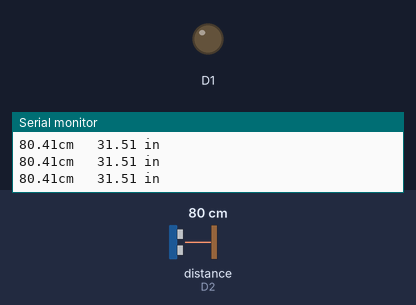
Bench run of a sketch on a simulated ESP8266 (NodeMCU). On the bench: output pins drawn as LEDs (lit = HIGH), the last lines printed to the serial monitor. Wiring (inferred from the names in the program): ultrasonic range finder: trigger D3; echo D2. The test bench sets the inputs (shaded band); at power-on: distance to the obstacle (sensor on D2) 80 cm. The echo pulse lasts 58.3 µs per cm; pins used as bus, display or sensor lines are not drawn.

Above: at 1.2 s.
1.3 s: distance to the obstacle (sensor on D2) set to 11 cm
2.8 s: distance to the obstacle (sensor on D2) set to 8 cm
At 4.0 s:
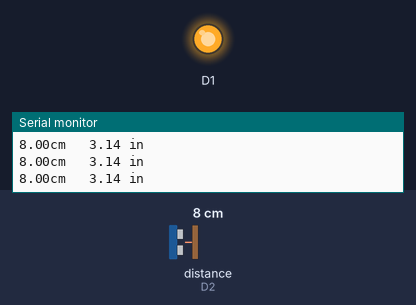
4.3 s: distance to the obstacle (sensor on D2) set to 18 cm
At 5.6 s:
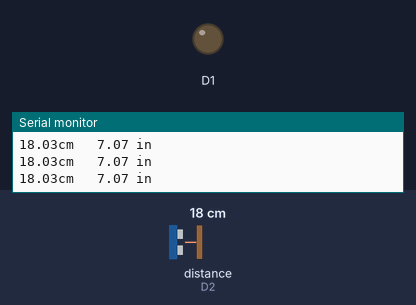
5.9 s: distance to the obstacle (sensor on D2) set to 2 cm
At 7.4 s:
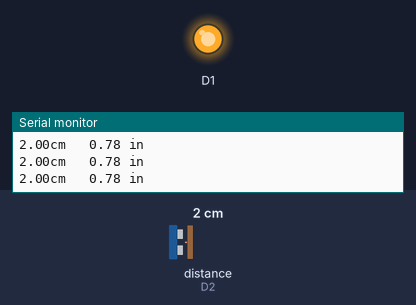
Timing chart, 0 to 8.4 s (numbered marks = the images above; inputs shaded):
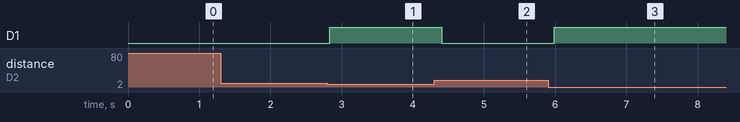

The sketch:

led_distance.ino
```cpp
int trig = D3;
int echo = D2;
const unsigned int MAX_DIST = 23200;
const unsigned int MIN_DIST = 580;
void setup() {
  // put your setup code here, to run once:
  pinMode(trig,OUTPUT);
  pinMode(D1,OUTPUT);
  digitalWrite(trig,LOW);
  Serial.begin(9600);
}

void loop() {
  // put your main code here, to run repeatedly:
  unsigned long t1,t2,pulse_width;
  float cm,inches;

  digitalWrite(trig,HIGH);
  delayMicroseconds(10);
  digitalWrite(trig,LOW);

  while(digitalRead(echo)==0);
  t1=micros();
  while(digitalRead(echo)==1);
  t2=micros();
  pulse_width=t2-t1;

  cm = (pulse_width/58.0);
  inches = (pulse_width/148.0);

  if(pulse_width <= MIN_DIST){
    digitalWrite(D1,HIGH);
  }
  else{
    digitalWrite(D1,LOW);
  }
  Serial.print(cm);
  Serial.print("cm \t");
  Serial.print(inches);
  Serial.print(" in");
  Serial.println();
  delay(120);
}
```

Measured:
- the behaviour switches between 10 and 9 cm on distance to the obstacle (sensor on D2) (found by bisection; images 0 and 1)
- after the input at 2.8 s, D1: LOW → HIGH at once
- after the input at 4.3 s, D1: HIGH → LOW after 0.11 s
- after the input at 5.9 s, D1: LOW → HIGH after 0.09 s
